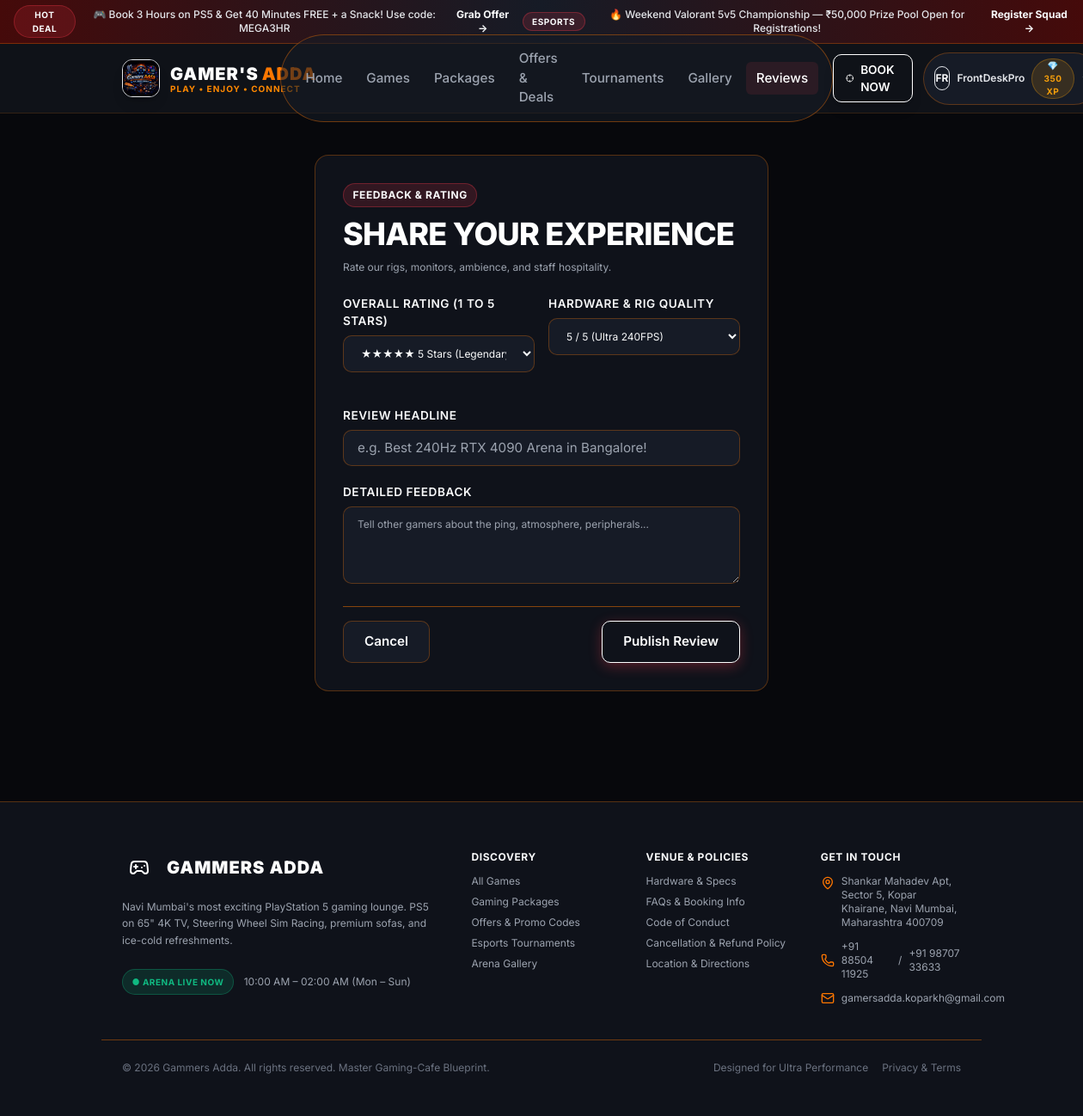
/community/reviews/submit/ (signed in), run on the app's committed database.
### apps/core/models.py (models this page shows, shortened)
class Announcement(models.Model):
    title = models.CharField(max_length=255)
    content = models.TextField()
    badge_text = models.CharField(max_length=50, default='HOT')
    action_url = models.CharField(max_length=255, blank=True)
    action_text = models.CharField(max_length=50, blank=True, default='Learn More')
    is_active = models.BooleanField(default=True)
    starts_at = models.DateTimeField(null=True, blank=True)
    ends_at = models.DateTimeField(null=True, blank=True)
    created_at = models.DateTimeField(auto_now_add=True)

class SystemSetting(models.Model):
    key = models.CharField(max_length=100, unique=True)
    value = models.TextField()
    description = models.CharField(max_length=255, blank=True)
    is_public = models.BooleanField(default=False)
    @classmethod
    def get_val(cls, key, default=''):
        obj = cls.objects.filter(key=key).first()
        return obj.value if obj else default

### apps/accounts/models.py (models this page shows, shortened)
class User(AbstractUser):
    ROLE_CHOICES = Role.CODE_CHOICES
    phone = models.CharField(max_length=20, blank=True, null=True, unique=True)
    gamer_tag = models.CharField(max_length=50, unique=True, null=True, blank=True, help_text="Public gamer handle")
    avatar = models.ImageField(upload_to='avatars/', null=True, blank=True)
    avatar_color = models.CharField(max_length=20, default='#FF3B4D')
    role = models.ForeignKey(Role, on_delete=models.SET_NULL, null=True, blank=True, related_name='users')
    loyalty_points = models.PositiveIntegerField(default=100)
    referral_code = models.CharField(max_length=20, unique=True, blank=True, null=True)
    referred_by = models.ForeignKey('self', on_delete=models.SET_NULL, null=True, blank=True, related_name='referrals')
    date_of_birth = models.DateField(null=True, blank=True)
    favorite_platform = models.CharField(max_length=50, default='PC')
    favorite_genre = models.CharField(max_length=50, default='FPS')
    marketing_consent = models.BooleanField(default=True)
    terms_accepted = models.BooleanField(default=True)
    created_at = models.DateTimeField(auto_now_add=True)
    updated_at = models.DateTimeField(auto_now=True)
    @property
    def role_code(self):
        if self.is_superuser:
            return 'SUPER_ADMIN'
        return self.role.code if self.role else 'CUSTOMER'
    @property
    def is_staff_member(self):
        return self.is_superuser or (self.role and self.role.code in ['STAFF', 'MANAGER', 'ADMIN', 'SUPER_ADMIN', 'CONTENT_MANAGER', 'FINANCE'])
    @property
    def is_admin_member(self):
        return self.is_superuser or (self.role and self.role.code in ['ADMIN', 'SUPER_ADMIN', 'MANAGER'])

### apps/engagement/views.py (the view, shortened to what this page needs)
# urls.py: path('reviews/submit/', views.submit_review_view, name='submit_review'),
@login_required
def submit_review_view(request):
    user_bookings = Booking.objects.filter(user=request.user, status__in=['COMPLETED', 'CONFIRMED'])
    return render(request, 'engagement/submit_review.html', {'user_bookings': user_bookings})

### templates/engagement/submit_review.html (shortened to what this page needs)
{% extends 'base.html' %}
{% block content %}
<div class="container py-12 max-w-xl">
  <div class="card bg-surface1 border-gridBorder p-8 space-y-6">
    <div class="space-y-1">
      <span class="badge badge-red">FEEDBACK & RATING</span>
      <h1 class="heading-1 text-white">SHARE YOUR EXPERIENCE</h1>
      <p class="text-xs text-gray-400">Rate our rigs, monitors, ambience, and staff hospitality.</p>
    </div>
    <form method="POST" enctype="multipart/form-data" class="space-y-5">
      <div class="grid grid-cols-2 gap-4">
        <div class="form-group">
          <label class="form-label">Overall Rating (1 to 5 Stars)</label>
          <select name="rating" class="form-select text-xs">
            <option value="5">★★★★★ 5 Stars (Legendary)</option>
          </select>
        </div>
        <div class="form-group">
          <label class="form-label">Hardware & Rig Quality</label>
          <select name="hardware_rating" class="form-select text-xs">
            <option value="5">5 / 5 (Ultra 240FPS)</option>
          </select>
        </div>
      </div>
      <div class="form-group">
        <label class="form-label">Review Headline</label>
        <input type="text" name="title" required placeholder="e.g. Best 240Hz RTX 4090 Arena in Bangalore!" class="form-input text-xs">
      </div>
      <div class="form-group">
        <label class="form-label">Detailed Feedback</label>
        <textarea name="comment" rows="4" required placeholder="Tell other gamers about the ping, atmosphere, peripherals..." class="form-input text-xs"></textarea>
      </div>
      <div class="pt-4 border-t border-gridBorder/50 flex items-center justify-between">
        <a href="{% url 'engagement:reviews' %}" class="btn btn-secondary">Cancel</a>
        <button type="submit" class="btn btn-primary">Publish Review</button>
      </div>
    </form>
  </div>
</div>
{% endblock %}

### templates/base.html (shortened to what this page needs)
{% load static %}
<!DOCTYPE html>
<html lang="en" class="dark">
<head>
  <script src="https://cdn.tailwindcss.com"></script>
  <link rel="stylesheet" href="{% static 'css/custom.css' %}">
</head>
<body class="bg-bgMain text-text-main antialiased selection:bg-primaryRed selection:text-white" x-data="{ mobileMenuOpen: false }">
  {% if ACTIVE_ANNOUNCEMENTS %}
  <div class="bg-gradient-to-r from-red-950 via-surface2 to-red-950 border-b border-gridBorder text-xs py-1.5 px-4 text-center flex items-center justify-center gap-3">
    {% for ann in ACTIVE_ANNOUNCEMENTS %}
      <span class="badge badge-red text-[10px] py-0.5">{{ ann.badge_text }}</span>
      <span class="font-medium text-gray-200">{{ ann.title }}</span>
      {% if ann.action_url %}
        <a href="{{ ann.action_url }}" class="text-primaryRed font-bold hover:underline inline-flex items-center gap-1">{{ ann.action_text }} &rarr;</a>
      {% endif %}
    {% endfor %}
  </div>
  {% endif %}
  <header class="navbar">
    <div class="container flex items-center justify-between h-20">
      <div class="flex items-center gap-6">
        <a href="{% url 'core:home' %}" class="flex items-center gap-3 group">
          <img src="{% static 'images/gamers_adda_logo.png' %}" alt="Gamer's Adda" class="h-11 w-11 rounded-xl border border-primary-orange/50 shadow-lg group-hover:scale-105 transition">
          <div>
            <span class="text-xl font-black tracking-wider text-white flex items-center gap-1">
              GAMER'S <span style="color: #FF7700;">ADDA</span>
            </span>
            <span class="block text-[10px] font-bold uppercase tracking-widest -mt-1" style="color: #FF8800;">PLAY • ENJOY • CONNECT</span>
          </div>
        </a>
      </div>
      <nav class="hidden lg:flex items-center gap-1 bg-surface2/60 px-4 py-2 rounded-full border border-gridBorder/40">
        <a href="{% url 'core:home' %}" class="nav-link {% if request.resolver_match.url_name == 'home' %}active text-primaryRed{% endif %}">Home</a>
        <a href="{% url 'games:games_list' %}" class="nav-link {% if 'games' in request.path %}active text-primaryRed{% endif %}">Games</a>
        <a href="{% url 'pricing:packages' %}" class="nav-link {% if 'packages' in request.path %}active text-primaryRed{% endif %}">Packages</a>
        <a href="{% url 'pricing:offers' %}" class="nav-link {% if 'offers' in request.path %}active text-primaryRed{% endif %}">Offers & Deals</a>
        <a href="{% url 'engagement:events' %}" class="nav-link {% if 'events' in request.path %}active text-primaryRed{% endif %}">Tournaments</a>
        <a href="{% url 'engagement:gallery' %}" class="nav-link {% if 'gallery' in request.path %}active text-primaryRed{% endif %}">Gallery</a>
        <a href="{% url 'engagement:reviews' %}" class="nav-link {% if 'reviews' in request.path %}active text-primaryRed{% endif %}">Reviews</a>
      </nav>
      <div class="flex items-center gap-3">
        <a href="{% url 'bookings:wizard' %}" class="btn btn-primary btn-sm md:btn-md hidden sm:inline-flex shadow-lg shadow-primaryRed/25">
          <i data-lucide="crosshair" class="w-4 h-4"></i>
          <span>BOOK NOW</span>
        </a>
        {% if user.is_authenticated %}
          <div class="relative" x-data="{ open: false }">
            <button @click="open = !open" class="flex items-center gap-2 bg-surface2 hover:bg-surface3 px-3 py-1.5 rounded-full border border-gridBorder transition">
              <div class="w-7 h-7 rounded-full bg-primaryRed/20 border border-primaryRed text-primaryRed flex items-center justify-center font-bold text-xs">
                {{ user.gamer_tag|slice:":2"|upper|default:user.username|slice:":2"|upper }}
              </div>
              <span class="text-xs font-semibold text-gray-200 hidden md:inline">{{ user.gamer_tag|default:user.username }}</span>
              <span class="badge badge-amber text-[10px] py-0 px-1.5 hidden sm:inline">💎 {{ user.loyalty_points }} XP</span>
              <i data-lucide="chevron-down" class="w-3.5 h-3.5 text-gray-400"></i>
            </button>
          </div>
        {% else %}
          <div class="flex items-center gap-2">
            <a href="{% url 'accounts:login' %}" class="btn btn-secondary btn-sm">Login</a>
            <a href="{% url 'accounts:register' %}" class="btn btn-outline btn-sm hidden sm:inline-flex">Sign Up</a>
          </div>
        {% endif %}
      </div>
    </div>
  </header>
  <main class="flex-grow pb-16 md:pb-0">
    {% block content %}{% endblock %}
  </main>
  <footer class="bg-surface1 border-t border-gridBorder mt-20 pt-14 pb-12 text-sm">
    <div class="container grid grid-cols-1 md:grid-cols-2 lg:grid-cols-5 gap-10">
      <div class="lg:col-span-2 space-y-4">
        <div class="flex items-center gap-3">
          <div class="w-10 h-10 rounded-lg bg-primaryRed flex items-center justify-center">
            <i data-lucide="gamepad-2" class="w-6 h-6 text-white"></i>
          </div>
          <span class="text-xl font-black tracking-wider text-white">GAMMERS <span class="text-primaryRed">ADDA</span></span>
        </div>
        <p class="text-gray-400 text-xs leading-relaxed max-w-sm">
          Navi Mumbai's most exciting PlayStation 5 gaming lounge. PS5 on 65" 4K TV, Steering Wheel Sim Racing, premium sofas, and ice-cold refreshments.
        </p>
        <div class="flex items-center gap-3 pt-2 text-gray-400">
          <span class="badge badge-green text-[10px]">● ARENA LIVE NOW</span>
          <span class="text-xs text-mutedRed">{{ GLOBAL_SETTINGS.OPENING_HOURS }}</span>
        </div>
      </div>
      <div class="space-y-3">
        <h4 class="text-xs font-bold text-mutedRed uppercase tracking-wider">Discovery</h4>
        <ul class="space-y-2 text-xs text-gray-400">
          <li><a href="{% url 'games:games_list' %}" class="hover:text-primaryRed transition">All Games</a></li>
          <li><a href="{% url 'pricing:packages' %}" class="hover:text-primaryRed transition">Gaming Packages</a></li>
          <li><a href="{% url 'pricing:offers' %}" class="hover:text-primaryRed transition">Offers & Promo Codes</a></li>
          <li><a href="{% url 'engagement:events' %}" class="hover:text-primaryRed transition">Esports Tournaments</a></li>
          <li><a href="{% url 'engagement:gallery' %}" class="hover:text-primaryRed transition">Arena Gallery</a></li>
        </ul>
      </div>
      <div class="space-y-3">
        <h4 class="text-xs font-bold text-mutedRed uppercase tracking-wider">Venue & Policies</h4>
        <ul class="space-y-2 text-xs text-gray-400">
          <li><a href="{% url 'core:about' %}" class="hover:text-primaryRed transition">Hardware & Specs</a></li>
          <li><a href="{% url 'core:faqs' %}" class="hover:text-primaryRed transition">FAQs & Booking Info</a></li>
          <li><a href="{% url 'core:rules' %}" class="hover:text-primaryRed transition">Code of Conduct</a></li>
          <li><a href="{% url 'core:rules' %}" class="hover:text-primaryRed transition">Cancellation & Refund Policy</a></li>
          <li><a href="{% url 'core:contact' %}" class="hover:text-primaryRed transition">Location & Directions</a></li>
        </ul>
      </div>
      <div class="space-y-3">
        <h4 class="text-xs font-bold text-mutedRed uppercase tracking-wider">Get In Touch</h4>
        <p class="text-xs text-gray-400 flex items-start gap-2">
          <i data-lucide="map-pin" class="w-4 h-4 flex-shrink-0 mt-0.5" style="color:#FF7700"></i>
          <span>Shankar Mahadev Apt, Sector 5, Kopar Khairane, Navi Mumbai, Maharashtra 400709</span>
        </p>
        <p class="text-xs text-gray-400 flex items-center gap-2">
          <i data-lucide="phone" class="w-4 h-4 flex-shrink-0" style="color:#FF7700"></i>
          <a href="tel:+918850411925" class="hover:text-primaryOrange">+91 88504 11925</a>
          <span>/</span>
          <a href="tel:+919870733633" class="hover:text-primaryOrange">+91 98707 33633</a>
        </p>
        <p class="text-xs text-gray-400 flex items-center gap-2">
          <i data-lucide="mail" class="w-4 h-4 flex-shrink-0" style="color:#FF7700"></i>
          <span>gamersadda.koparkh@gmail.com</span>
        </p>
      </div>
    </div>
    <div class="container border-t border-gridBorder/40 mt-10 pt-6 flex flex-col sm:flex-row items-center justify-between text-xs text-gray-500 gap-4">
      <p>&copy; 2026 Gammers Adda. All rights reserved. Master Gaming-Cafe Blueprint.</p>
      <div class="flex items-center gap-4">
        <span>Designed for Ultra Performance</span>
        <a href="{% url 'core:rules' %}" class="hover:text-primaryRed">Privacy & Terms</a>
      </div>
    </div>
  </footer>
</body>
</html>

### data on the page
Announcement: badge_text "HOT DEAL", title "🎮 Book 3 Hours on PS5 & Get 40 Minutes FREE + a Snack! Use code: MEGA3HR", action_text "Grab Offer"
Announcement: badge_text "ESPORTS", title "🔥 Weekend Valorant 5v5 Championship — ₹50,000 Prize Pool Open for Registrations!", action_text "Register Squad"
User: gamer_tag "FR", gamer_tag "FrontDeskPro", loyalty_points "350"
SystemSetting: OPENING_HOURS "10:00 AM – 02:00 AM (Mon – Sun)"
